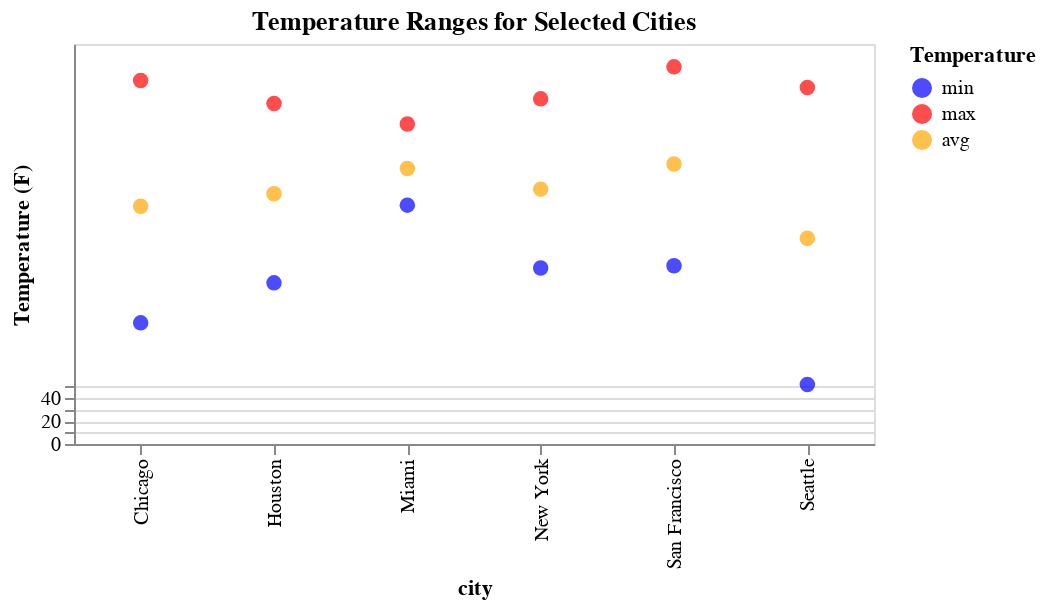

The cell this chart's notebook holds for it:
### Code cell
# Create a dataframe with the given data
df = pd.DataFrame({
    'city': ['Chicago', 'Houston', 'Miami', 'New York', 'San Francisco', 'Seattle'],
    'min': [106, 141, 209, 154, 156, 52],
    'max': [318, 298, 280, 302, 330, 312],
    'avg': [208, 219, 241, 223, 245, 180]
})

# Melt the dataframe to create a long-form dataframe
df_melt = pd.melt(df, id_vars=['city'], value_vars=['min', 'max', 'avg'], var_name='temp')

# Create the chart
chart = alt.Chart(df_melt).mark_circle(size=60).encode(
    x='city:N',
    y=alt.Y('value:Q', scale=alt.Scale(domain=[0, 350, 50]), axis=alt.Axis(title='Temperature (F)')),
    color=alt.Color('temp:N', scale=alt.Scale(domain=['min', 'max', 'avg'], range=['blue', 'red', 'orange']), 
                    legend=alt.Legend(title='Temperature'))
).properties(
    width=400,
    height=200,
    title='Temperature Ranges for Selected Cities'
)

# Display the chart
chart

### Figure 1 — Vega-Lite specification as saved in the notebook (floating-point values rounded to 4 significant figures)
{"config": {"view": {"continuousWidth": 300, "continuousHeight": 300}}, "data": {"name": "data-9581d21eefba37cd4049f2b5a4e286ec"}, "mark": {"type": "circle", "size": 60}, "encoding": {"color": {"field": "temp", "legend": {"title": "Temperature"}, "scale": {"domain": ["min", "max", "avg"], "range": ["blue", "red", "orange"]}, "type": "nominal"}, "x": {"field": "city", "type": "nominal"}, "y": {"axis": {"title": "Temperature (F)"}, "field": "value", "scale": {"domain": [0, 350, 50]}, "type": "quantitative"}}, "height": 200, "title": "Temperature Ranges for Selected Cities", "width": 400, "$schema": "https://vega.github.io/schema/vega-lite/v5.15.1.json", "datasets": {"data-9581d21eefba37cd4049f2b5a4e286ec": [{"city": "Chicago", "temp": "min", "value": 106}, {"city": "Houston", "temp": "min", "value": 141}, {"city": "Miami", "temp": "min", "value": 209}, {"city": "New York", "temp": "min", "value": 154}, {"city": "San Francisco", "temp": "min", "value": 156}, {"city": "Seattle", "temp": "min", "value": 52}, {"city": "Chicago", "temp": "max", "value": 318}, {"city": "Houston", "temp": "max", "value": 298}, {"city": "Miami", "temp": "max", "value": 280}, {"city": "New York", "temp": "max", "value": 302}, {"city": "San Francisco", "temp": "max", "value": 330}, {"city": "Seattle", "temp": "max", "value": 312}, {"city": "Chicago", "temp": "avg", "value": 208}, {"city": "Houston", "temp": "avg", "value": 219}, {"city": "Miami", "temp": "avg", "value": 241}, {"city": "New York", "temp": "avg", "value": 223}, {"city": "San Francisco", "temp": "avg", "value": 245}, {"city": "Seattle", "temp": "avg", "value": 180}]}}
